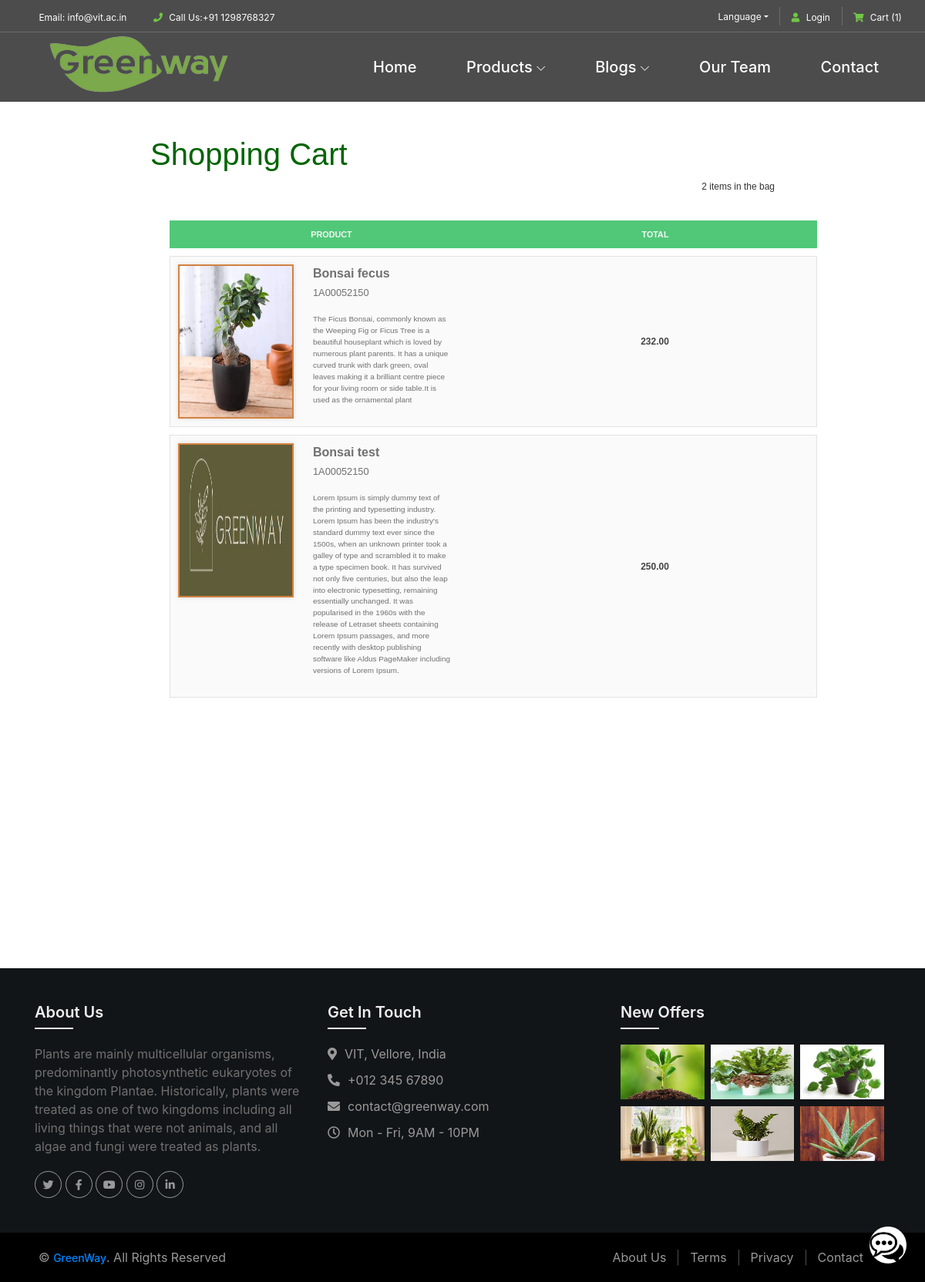
Page /cart (signed in) on the earlier database version.
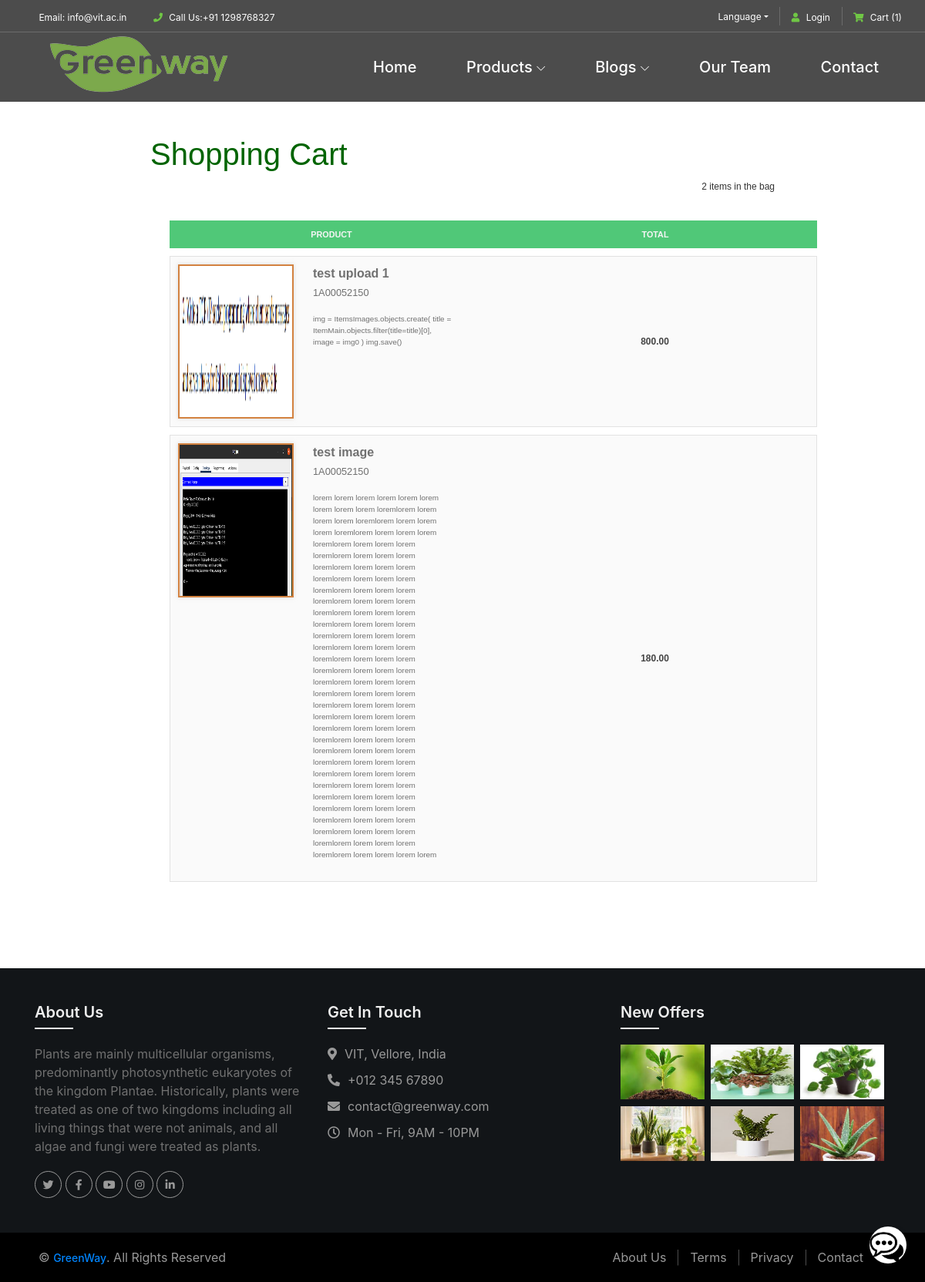
Same page on the later database version.
### products/models.py (models this page shows, shortened)
class ItemMain(models.Model):
    title = models.CharField(max_length=50, unique=True)
    price = models.DecimalField(decimal_places=2, max_digits=25)
    description = models.TextField()
    category = models.ForeignKey(ItemsCat, on_delete=models.CASCADE)
    availablity = models.BooleanField(default=False)
    shippingCharges = models.IntegerField(default=0)
    offers = models.IntegerField(default=0)
    plantingAndCare = models.TextField()
    slug = models.SlugField(max_length=50,unique=True, default="", editable=False)
    def __str__(self) -> str:
        return self.title

class ItemsImages(models.Model):
    title = models.ForeignKey(ItemMain, on_delete=models.CASCADE)
    image = models.ImageField(upload_to = 'images')

### products/views.py (the view)
# urls.py: path('cart', views.cart, name='cart'),
def cart(request):
    context = {}
    if request.method == "GET":
        user = request.user
        items = UserCart.objects.filter(
            user = User.objects.filter(username = user)[0]
            )
        l = []
        for i in items:
            ll = []
            item =ItemMain.objects.filter(title = i.title)[0]
            ll.append(ItemsImages.objects.filter(title=item)[0].image)
            ll.append(i.title)
            ll.append(item.description)
            price = item.price
            offer = item.offers
            newPrice = price - (price * offer)//100
            ll.append(newPrice)
            ll.append(i.total)
            l.append(ll)
        print(l)
        context['items'] = l
    print(context)
    return render(request, 'cart.html', context)

### templates/cart.html (shortened to what this page needs)
{% extends "base.html" %}
{% load static %}
{% block content %}
<link rel="stylesheet" href="{% static 'css/cart.css' %}">
<div id="app">
    <header class="cart-container">
      <h1>Shopping Cart</h1>
      <span class="count">{{ items|length }} items in the bag</span>
    </header>
    <table class="items">
      <thead>
        <tr>
          <th>Product</th>
          <th>Total</th>
        </tr>
      </thead>
      <tbody>
        {% for item in items %}
          <td>
            <div class="item">
              <div class="item-front">
                <img src="/media/{{ item.0 }}" />
              </div>
              <div class="item-back">
              </div>
            </div>
            <p>
                <span class="itemname">{{ item.1 }}<br /></span>
              <span class="itemNum">1A00052150</span>
            </p>
            <p class="description">{{ item.2 }}</p>
          </td>
          <td class="itemTotal">{{ item.3 }}</td>
        {% endfor %}
      </tbody>
    </table>
</div>
{% endblock %}

### templates/base.html (shortened to what this page needs)
{% load static %}
<!DOCTYPE html>
<html lang="en">
<head>
    <link rel="stylesheet" type="text/css" href="{% static 'css/base.css' %}">
</head>
<body>
    {% include 'navbar.html' %}
    <div class="base-container">
    {% block content  %}
    {% endblock content %}
    </div>
    {% include 'chatbot.html' %}
    {% include 'footer.html' %}
</body>
</html>

### templates/navbar.html (shortened to what this page needs)
{% load static %}
<link rel="stylesheet" href="{% static 'css/home/navbar.css' %}">
<header class="header-area">
    <div class="top-header-area">
        <div class="container">
            <div class="row">
                <div class="col-12">
                    <div class="top-header-content d-flex align-items-center justify-content-between">
                        <div class="top-header-meta">
                            <a href="{% url 'contact' %}" data-toggle="tooltip" data-placement="bottom"><i class="fa fa-envelope-o" aria-hidden="true"></i> <span>Email: info@vit.ac.in</span></a>
                            <a href="{% url 'contact' %}" data-toggle="tooltip" data-placement="bottom"><i class="fa fa-phone" aria-hidden="true"></i> <span>Call Us:+91 1298768327</span></a>
                        </div>
                        <div class="top-header-meta d-flex">
                            <div class="language-dropdown">
                                <div class="dropdown">
                                    <button class="btn btn-secondary dropdown-toggle mr-30" type="button" id="dropdownMenuButton" data-toggle="dropdown" aria-haspopup="true" aria-expanded="false">Language</button>
                                </div>
                            </div>
                            <div class="login">
                                <a href="{% url 'login' %}"><i class="fa fa-user" aria-hidden="true"></i> <span>Login</span></a>
                            </div>
                            <div class="cart">
                                <a href="{% url 'cart' %}"><i class="fa fa-shopping-cart" aria-hidden="true"></i> <span>Cart <span class="cart-quantity">(1)</span></span></a>
                            </div>
                        </div>
                    </div>
                </div>
            </div>
        </div>
    </div>
    <div class="alazea-main-menu">
        <div class="classy-nav-container breakpoint-off">
            <div class="container" style="padding: 0px;">
                <nav class="classy-navbar justify-content-between" id="alazeaNav">
                    <a href="{% url 'home' %}" class="nav-brand"><img src="{% static 'images/home/core-img/logo.png' %}" alt=""></a>
                    <div class="classy-menu">
                        <div class="classynav">
                            <ul>
                                <li><a href="{% url 'home' %}">Home</a></li>
                                <li><a href="">Products</a>
                                </li>
                                <li><a href="">Blogs</a>
                                </li>
                                <li><a href="{% url 'our_team' %}">Our Team</a></li>
                                <li><a href="{% url 'contact' %}">Contact</a></li>
                            </ul>
                        </div>
                    </div>
                </nav>
            </div>
        </div>
    </div>
</header>

### templates/chatbot.html (shortened to what this page needs)
{% load static %}
{% block content %}
<link rel="stylesheet" type="text/css" href="{% static 'css/chatbot.css' %}">
<div class="chat-bubble">
</div>
{% endblock content %}

### templates/footer.html
{% load static %}
<link href="https://stackpath.bootstrapcdn.com/bootstrap/4.4.1/css/bootstrap.min.css" rel="stylesheet">
<link href="https://cdnjs.cloudflare.com/ajax/libs/font-awesome/5.10.0/css/all.min.css" rel="stylesheet">
<link href="{% static 'css/footer.css' %}" rel="stylesheet">
<div class="footer">
    <div class="container">
        <div class="row">
            <div class="col-md-6 col-lg-4">
                <div class="footer-about">
                    <h3>About Us</h3>
                    <p>
                        Plants are mainly multicellular organisms, predominantly photosynthetic eukaryotes of the kingdom Plantae. Historically, plants were treated as one of two kingdoms including all living things that were not animals, and all algae and fungi were treated as plants.
                    </p>
                    <div class="footer-social">
                        <a href=""><i class="fab fa-twitter"></i></a>
                        <a href=""><i class="fab fa-facebook-f"></i></a>
                        <a href=""><i class="fab fa-youtube"></i></a>
                        <a href=""><i class="fab fa-instagram"></i></a>
                        <a href=""><i class="fab fa-linkedin-in"></i></a>
                    </div>
                </div>
            </div>
            <div class="col-md-6 col-lg-4">
                <div class="footer-contact">
                    <h3>Get In Touch</h3>
                    <p><i class="fa fa-map-marker-alt"></i>VIT, Vellore, India</p>
                    <p><i class="fa fa-phone-alt"></i>+012 345 67890</p>
                    <p><i class="fa fa-envelope"></i>contact@greenway.com</p>
                    <p><i class="far fa-clock"></i>Mon - Fri, 9AM - 10PM</p>
                </div>
            </div>
            <div class="col-md-6 col-lg-4">
                <div class="footer-project">
                    <h3>New Offers</h3>
                    <a href=""><img src="{% static 'images/footer/img-1.jpg' %}" alt="Image"></a>
                    <a href=""><img src="{% static 'images/footer/img-2.jpg' %}" alt="Image"></a>
                    <a href=""><img src="{% static 'images/footer/img-3.jpg' %}" alt="Image"></a>
                    <a href=""><img src="{% static 'images/footer/img-4.jpg' %}" alt="Image"></a>
                    <a href=""><img src="{% static 'images/footer/img-5.jpg' %}" alt="Image"></a>
                    <a href=""><img src="{% static 'images/footer/img-6.jpg' %}" alt="Image"></a>
                </div>
            </div>
        </div>
    </div>
    <div class="copyright">
        <div class="container">
            <div class="row align-items-center" style="width: 100%;">
                <div class="col-md-6">
                    <div class="copy-text">
                        <p>&copy; <a href="#">GreenWay</a>. All Rights Reserved</p>
                    </div>
                </div>
                <div class="col-md-6">
                    <div class="copy-menu">
                        <a href="{% url 'our_team' %}">About Us</a>
                        <a href="">Terms</a>
                        <a href="">Privacy</a>
                        <a href="{% url 'contact' %}">Contact</a>
                    </div>
                </div>
            </div>
        </div>
    </div>
</div>

### static_in_env/css/base.css (style rules this page uses)
.base-container { padding: 3% 0%; margin-top: 10%; margin-bottom: 2%; }

### static_in_env/css/cart.css (style rules this page uses)
#app { margin: 20px 5%; padding: 0; font-family: arial, sans-serif; font-size: 12px; height: 1000px; }
.cart-container { width: 90%; margin: 0 auto; overflow: auto; }
header.cart-container { margin-bottom: 1.5rem; }
header .count { float: right; color: #333333; height: 20px; line-height: 20px; }
@media all and (min-width: 600px) { .cart-container { width: 75%; max-width: 960px; } }
body { font-family: "Gill Sans", sans-serif; }
.itemname { font-weight: 800; }
h1 { color: #006400; margin-bottom: 0; }
p { line-height: 1.5; }
a { color: #2f8d69; text-decoration: none; border-bottom: 1px solid transparent; -moz-transition: color 0.25s ease-in, border 0.25s ease-in, background-color 0.25s ease-in; -o-transition: color 0.25s ease-in, border 0.25s ease-in, background-color 0.25s ease-in; -webkit-transition: color 0.25s ease-in, border 0.25s ease-in, background-color 0.25s ease-in; transition: color 0.25s ease-in, border 0.25s ease-in, background-color 0.25s ease-in; }
table { width: 100%; color: #454545; justify-content: center; align-items: center; }
table.items { border-collapse: separate; border-spacing: 0 10px; }
@media screen and (min-width: 45em) { table.items { width: 60%; position: absolute; left: 140px; } }
@media screen and (min-width: 55em) { table.items { width: 70%; position: absolute; left: 150px; } }
table.items tbody td { border-top: 1px solid rgba(204, 204, 204, 0.5); border-bottom: 1px solid rgba(204, 204, 204, 0.5); }
table.items tbody td:first-child { border-left: 1px solid rgba(204, 204, 204, 0.5); }
table.items tbody td:last-child { border-right: 1px solid rgba(204, 204, 204, 0.5); }
th { text-transform: uppercase; background: #50c878; color: whitesmoke; padding: 10px 0; text-align: center !important; font-size: 0.9em; }
th:nth-child(2) { display: none; }
@media screen and (min-width: 24em) { th:nth-child(2) { display: table-cell; } }
td { padding: 10px; }
td:first-child { width: 50%; }
td:nth-child(2) { display: none; }
@media screen and (min-width: 24em) { td:nth-child(2) { display: table-cell; } }
td:nth-child(n+2):nth-child(-n+4) { text-align: center; }
td:last-child { font-weight: bold; }
td p { float: left; width: 90%; margin-top: 0; }
@media screen and (min-width: 40em) { td p { width: 55%; } }
@media screen and (min-width: 68em) { table.items { position: absolute; left: 220px; } }
@media screen and (min-width: 68em) { td p { width: 45%; } }
td p.description { display: none; }
@media screen and (min-width: 57em) { td p.description { font-size: 0.83em; display: inline; } }
td .itemNum { font-size: 0.8em; }
.item { display: none; position: relative; z-index: 1000; width: 75px; height: 100px; margin-right: 25px; float: left; }
.item img { width: 100%; height: 100%; }
.item .item-back { display: none; }
@media screen and (min-width: 57em) { .item { display: block; } }
@media screen and (min-width: 57em) { .item .item-front, .item .item-back { width: 75px; height: 100px; border: 1px solid #c55901; border: 1px solid rgba(197, 89, 1, 0.75); } }
@media screen and (min-width: 62em) { .item { width: 100px; height: 150px; } }
@media screen and (min-width: 62em) { .item .item-front, .item .item-back { display: block; height: 100%; width: 100%; position: absolute; -moz-backface-visibility: hidden; -webkit-backface-visibility: hidden; backface-visibility: hidden; -moz-transition: -moz-transform 250ms; -o-transition: -o-transform 250ms; -webkit-transition: -webkit-transform 250ms; transition: transform 250ms; border: 2px solid #c55901; border: 2px solid rgba(197, 89, 1, 0.75); -moz-box-shadow: 0 0 5px rgba(187, 187, 187, 0.5); -webkit-box-shadow: 0 0 5px rgba(187, 187, 187, 0.5); box-shadow: 0 0 5px rgba(187, 187, 187, 0.5); } }
@media screen and (min-width: 62em) { .item .item-front { -moz-transform: perspective(300) rotateX(0); -webkit-transform: perspective(300) rotateX(0); transform: perspective(300) rotateX(0); z-index: 900; background: #fff; } }
@media screen and (min-width: 62em) { .item .item-back { -moz-transform: rotateX(-180deg); -webkit-transform: rotateX(-180deg); transform: rotateX(-180deg); z-index: 800; background: #fafafa; } }
@media screen and (min-width: 68em) { .item { width: 150px; height: 200px; } }

Differences in the rows shown:
no longer on this page (row unchanged): ItemMain: image (picture), title "Bonsai fecus", description "The Ficus Bonsai, commonly known as the Weeping Fig or Ficus Tree is a beautiful houseplant which is loved by numerous plant parents. It has a unique curved trunk with dark green, oval leaves making it a brilliant centre piece for your living room or side table.It is used as the ornamental plant", item "232.00"
no longer on this page (row unchanged): ItemMain: image (picture), title "Bonsai test", description "Lorem Ipsum is simply dummy text of the printing and typesetting industry. Lorem Ipsum has been the industry's standard dummy text ever since the 1500s, when an unknown printer took a galley of type and scrambled it to make a type specimen book. It has survived not only five centuries, but also the leap into electronic typesetting, remaining essentially unchanged. It was popularised in the 1960s with the release of Letraset sheets containing Lorem Ipsum passages, and more recently with desktop publishing software like Aldus PageMaker including versions of Lorem Ipsum.", price "250.00"
added ItemMain: image (picture), title "test upload 1", description "img = ItemsImages.objects.create( title = ItemMain.objects.filter(title=title)[0], image = img0 ) img.save()", item "800.00"
now on this page (row unchanged): ItemMain: image (picture), title "test image", description "lorem lorem lorem lorem lorem lorem lorem lorem lorem loremlorem lorem lorem lorem loremlorem lorem lorem lorem loremlorem lorem lorem lorem loremlorem lorem lorem lorem loremlorem lorem lorem lorem loremlorem lorem lorem lorem loremlorem lorem lorem lorem loremlorem lorem lorem lorem loremlorem lorem lorem lorem loremlorem lorem lorem lorem loremlorem lorem lorem lorem loremlorem lorem lorem lorem loremlorem lorem lorem lorem loremlorem lorem lorem lorem loremlorem lorem lorem lorem loremlorem lorem lorem lorem loremlorem lorem lorem lorem loremlorem lorem lorem lorem loremlorem lorem lorem lorem loremlorem lorem lorem lorem loremlorem lorem lorem lorem loremlorem lorem lorem lorem…", item "180.00"
